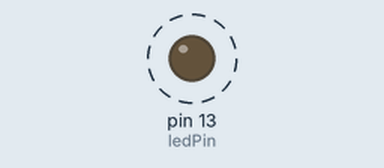
Bench run of a sketch on a simulated Arduino Uno, built with avr-gcc and run on an emulated ATmega328P. On the bench: output pins drawn as LEDs (lit = HIGH). Dashed ring = blinking. Pins used as bus, display or sensor lines are not drawn.

Above: at 0.5 s.
Timing chart, 0 to 4.6 s (numbered marks = the images above):
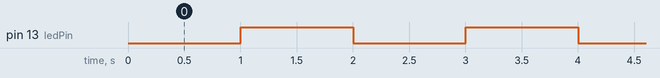

The sketch:

TimerPulse.ino
```cpp
/* Blink using timer1 and send squarewave pulse for specified duration

 Turns on and off the on-board LED attached to pin 13,
 using timer1 as specified by "interval"
 Squarewave pulse sent every two intervals for "numCycles" on pin "squareWaveOutPin".
 Trigger sent (high to low for 1 usec) on pin "triggerOutPin" to start external points collection via DAQ

*/

#include <TimerOne.h>

// constants won't change. Used here to
// set pin numbers:
const int ledPin =  13;      // the number of the LED pin

const int triggerOutPin =  8;      // the number of the trigger signal pin
const int squareWaveOutPin = 9; // output pin for square wave pulse
const int frequency = 38700;    // 40KHz - not used at the moment, instead Timer1.initialize() sets 1/2 cycle duration

// Variables will change:
int ledState = LOW;             // ledState used to set the LED


// the follow variable is a long because the time, measured in miliseconds,
// will quickly become a bigger number than can be stored in an int.
long previousMillis = 0;        // will store last time LED was updated
long interval = 1000;           // interval at which to blink (milliseconds)
                                // new cycle starts after two intervals


// Uses the timer interrupt to send a square wave pulse
// shares variables (declared as "volatile") between
// the interrupt service routine and the main program.

void setup() {
  // set the digital pins as output:
  pinMode(ledPin, OUTPUT);
  pinMode(squareWaveOutPin, OUTPUT);
  pinMode(triggerOutPin, OUTPUT);
  // init trigger to HIGH - waiting to sample analog signal on Teensy 3.1
  // High to Low signals start of new sampling cycle
  digitalWrite(triggerOutPin, HIGH);

  Timer1.initialize(13);
  Timer1.attachInterrupt(sendPulse); // sendPulse to run every 13 useconds (half of a cycle, approx 38.5KHz)

}

// The interrupt will send a pulse (alternating square wave state), and keep
// track of how many pulses were sent
volatile int pulseState = LOW;
volatile unsigned int cycleCount = 0;    // use volatile for shared variables
volatile unsigned int numCycles = 6;     // pulse duration is numCycles of square wave
volatile boolean  pulse = false;         // send pulse only when true

void sendPulse(void)  //  interrupt service routine
{
  if (pulse == true) {
    if (pulseState == LOW) {
      pulseState = HIGH;
      digitalWrite(squareWaveOutPin, pulseState);
      }
    else {
      pulseState = LOW;
      digitalWrite(squareWaveOutPin, pulseState);
      cycleCount++;                   // increase after each complete square wave sent
      if (cycleCount == numCycles) {  // check to see if we have sent required number of cycles
        pulse = false;                // set false when pulse cycles completed
        cycleCount = 0;
        }
      }
    }
}


void loop()
{
  // here is where you'd put code that needs to be running all the time.


  // check to see if it's time to blink the LED; that is, if the
  // difference between the current time and last time you blinked
  // the LED is bigger than the interval at which you want to
  // blink the LED.
  unsigned long currentMillis = millis();

  if(currentMillis - previousMillis > interval) {  // blink led
    // save the last time you blinked the LED
    previousMillis = currentMillis;


    // if the LED is off turn it on and vice-versa:
    if (ledState == LOW) {        // start a new cycle
      ledState = HIGH;

      // toggle trigger to start sampling analog signal on Teensy 3.1
      digitalWrite(triggerOutPin, LOW);

  // to read a variable which the interrupt code writes, we
  // must temporarily disable interrupts, to be sure it will
  // not change while we are reading.  To minimize the time
  // with interrupts off, just quickly make a copy, and then
  // use the copy while allowing the interrupt to keep working.

      noInterrupts();
      pulse = true;    // start sending new pulse cycles
      interrupts();

      // reset trigger to HIGH - waiting to sample analog signal on Teensy 3.1
      digitalWrite(triggerOutPin, HIGH);

      }

      else {
        ledState = LOW;
      }

      // set the LED with the ledState of the variable:
      digitalWrite(ledPin, ledState);
  }
}
```

Measured:
- by itself, pin 13 (ledPin): alternates HIGH for 1.0 s and LOW for 1.0 s
